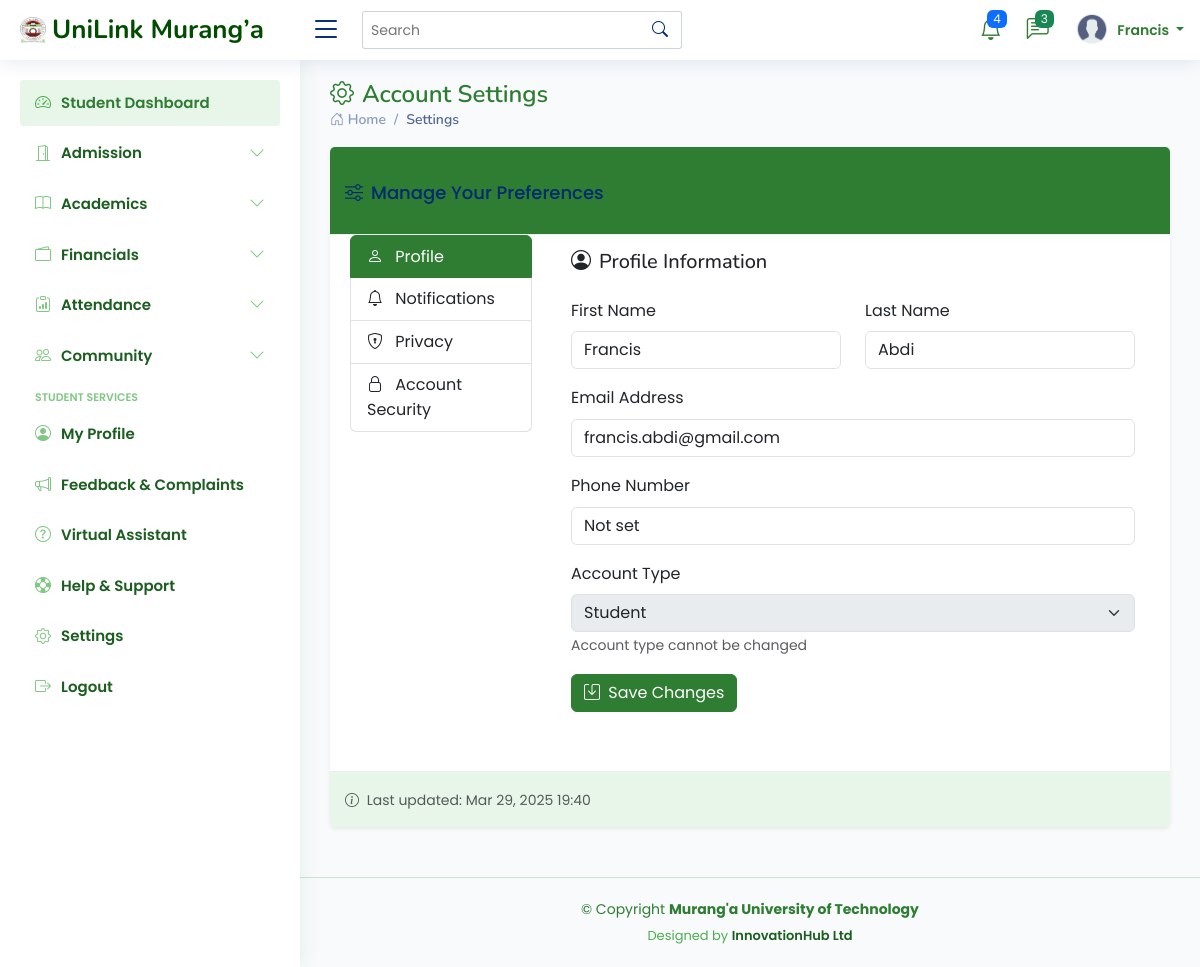
The app's page /settings/ (signed in), older data.
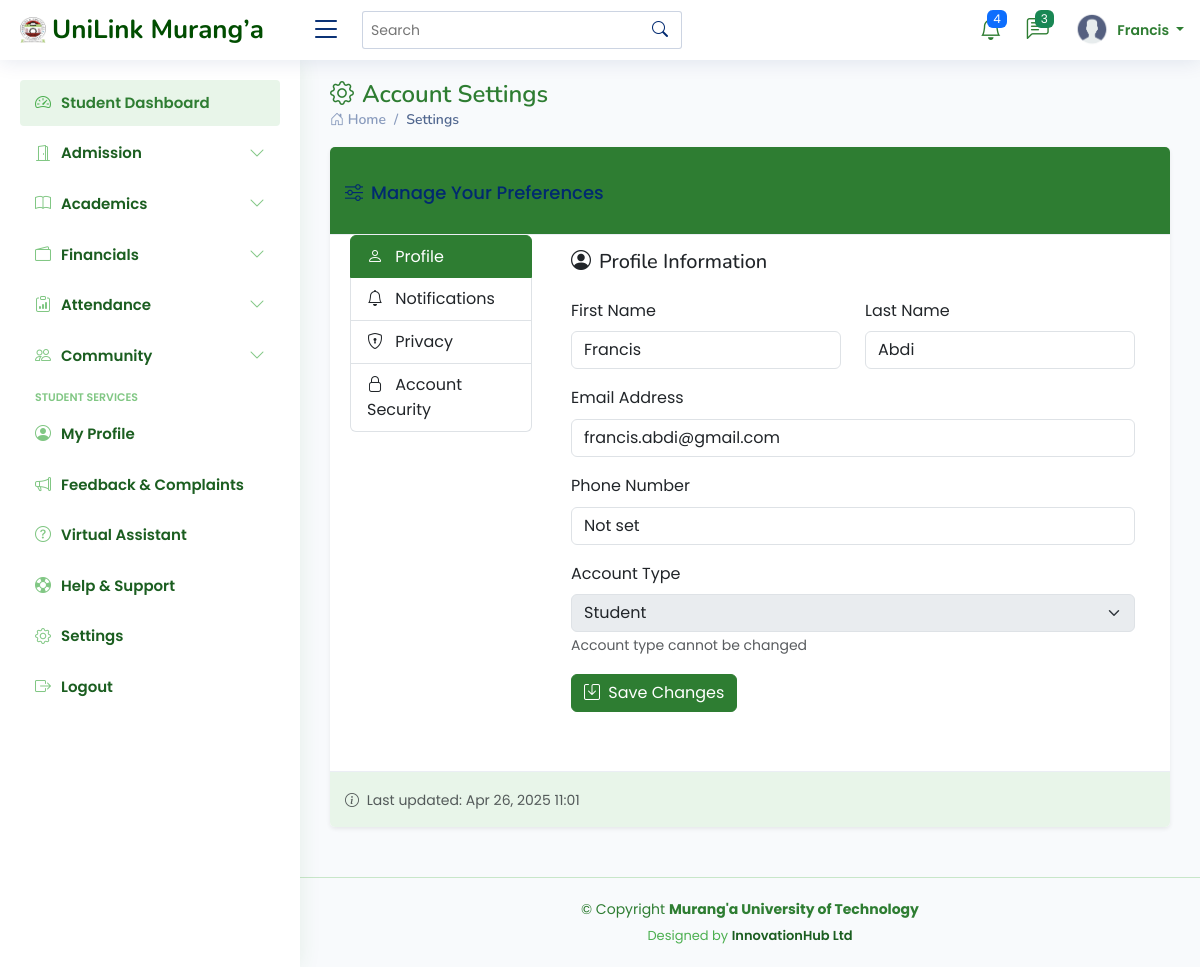
The same page, newer data.
### students_portal/models.py (models this page shows, shortened)
class User(AbstractUser):
    USER_TYPES = (
        ('student', 'Student'),
        ('lecturer', 'Lecturer'),
        ('admin', 'Administrator'),
        ('staff', 'Administrative Staff'),
        ('finance', 'Finance Officer'),
    )
    user_type = models.CharField(max_length=20, choices=USER_TYPES)
    is_verified = models.BooleanField(default=False)
    status = models.CharField(max_length=20, choices=[
        ('active', 'Active'),
        ('inactive', 'Inactive'),
        ('suspended', 'Suspended'),
    ], default='active')
    phone_number = models.CharField(max_length=15, blank=True, null=True)
    last_password_change = models.DateTimeField(default=timezone.now)
    password_reset_token = models.CharField(max_length=100, blank=True, null=True)
    password_reset_token_expiry = models.DateTimeField(blank=True, null=True)
    created_at = models.DateTimeField(auto_now_add=True)
    updated_at = models.DateTimeField(auto_now=True)

### students_portal/views.py (the view)
# urls.py: path('settings/', views.settings_view, name='settings_view'),
@login_required
def settings_view(request):
    user = request.user
    context = {
        'user': user,
        'notification_preferences': {
            'email': True,  # These would normally come from database
            'sms': False,
            'push': True,
        },
        'privacy_settings': {
            'profile_visibility': 'friends',
            'search_visibility': True,
        },
        'account_types': [
            ('student', 'Student'),
            ('lecturer', 'Lecturer'),
            ('admin', 'Administrator'),
        ]
    }
    return render(request, 'settings/settings.html', context)

### templates/settings/settings.html (shortened to what the changed rows need)
{% extends 'base/base.html'%}
{% load static %}
{% block content %}
<div class="pagetitle">
    <h1><i class="bi bi-gear me-2"></i>Account Settings</h1>
</div>
<section class="section">
    <div class="row">
        <div class="col-lg-12">
            <div class="card border-0 shadow-sm">
                <div class="card-body">
                    <div class="row mb-4">
                        <div class="col-md-9">
                            <div class="tab-content">
                                <div class="tab-pane fade show active" id="profile">
                                    <form>
                                        <div class="row mb-3">
                                            <div class="col-md-6">
                                                <label for="firstName" class="form-label">First Name</label>
                                                <input type="text" class="form-control" id="firstName" value="{{ user.first_name }}">
                                            </div>
                                            <div class="col-md-6">
                                                <label for="lastName" class="form-label">Last Name</label>
                                                <input type="text" class="form-control" id="lastName" value="{{ user.last_name }}">
                                            </div>
                                        </div>
                                        <div class="mb-3">
                                            <label for="email" class="form-label">Email Address</label>
                                            <input type="email" class="form-control" id="email" value="{{ user.email }}">
                                        </div>
                                        <div class="mb-3">
                                            <label for="phone" class="form-label">Phone Number</label>
                                            <input type="tel" class="form-control" id="phone" value="{{ user.phone_number|default:'Not set' }}">
                                        </div>
                                        <div class="mb-3">
                                            <label for="userType" class="form-label">Account Type</label>
                                            <select class="form-select" id="userType" disabled>
                                                {% for value, label in account_types %}
                                                    <option value="{{ value }}" {% if user.user_type == value %}selected{% endif %}>{{ label }}</option>
                                                {% endfor %}
                                            </select>
                                            <small class="text-muted">Account type cannot be changed</small>
                                        </div>
                                    </form>
                                </div>
                            </div>
                        </div>
                    </div>
                </div>
                <div class="card-footer bg-university-light">
                    <small class="text-muted">
                        <i class="bi bi-info-circle me-1"></i>
                        Last updated: {{ user.updated_at|date:"M d, Y H:i" }}
                    </small>
                </div>
            </div>
        </div>
    </div>
</section>
{% endblock %}

### templates/base/navbar.html (shortened to what this page needs)
{% load static %}
<header id="header" class="header fixed-top d-flex align-items-center">
    <div class="d-flex align-items-center justify-content-between">
      {% if request.user.is_staff %}
        <a href="#" class="logo d-flex align-items-center">
        {% else %}
        <a href="#" class="logo d-flex align-items-center">
      {% endif %}
        <img src="{% static 'assets/img/logo.png'%}" alt="">
        <span class="d-none d-lg-block" style="color: #004d00; font-weight: bold; ">
          UniLink Murang’a
        </span>
      </a>
      <i class="bi bi-list toggle-sidebar-btn"></i>
    </div>
    <div class="search-bar">
      <form class="search-form d-flex align-items-center" method="POST" action="#">
        <input type="text" name="query" placeholder="Search" title="Enter search keyword">
        <button type="submit" title="Search"><i class="bi bi-search"></i></button>
      </form>
    </div>
    <nav class="header-nav ms-auto">
      <ul class="d-flex align-items-center">
        <li class="nav-item dropdown">
          <a class="nav-link nav-icon" href="#" data-bs-toggle="dropdown">
            <i class="bi bi-bell"></i>
            <span class="badge bg-primary badge-number">4</span>
          </a>
            </li>
          </ul>
        <li class="nav-item dropdown">
          <a class="nav-link nav-icon" href="#" data-bs-toggle="dropdown">
            <i class="bi bi-chat-left-text"></i>
            <span class="badge bg-success badge-number">3</span>
          </a>
        </li>
        <li class="nav-item dropdown pe-3">
          <a class="nav-link nav-profile d-flex align-items-center pe-0" href="#" data-bs-toggle="dropdown">
            <img src="{% static 'assets/img/profile.png'%}" alt="Profile" class="rounded-circle">
            <span class="d-none d-md-block dropdown-toggle ps-2">
              {% if user.is_authenticated %}
                   {{ user.first_name }}
              {% else %}
                  Admin
              {% endif %}
            </span>
          </a>
        </li>
    </nav>
  </header>

Row changes from the older to the newer data that the page shows:
changed User "Francis": user_type (not shown) → "Student"; updated_at "Mar 29, 2025 19:40" → "Apr 26, 2025 11:01"
Text that changed along with them:
form field value: "Student" → (not shown)
